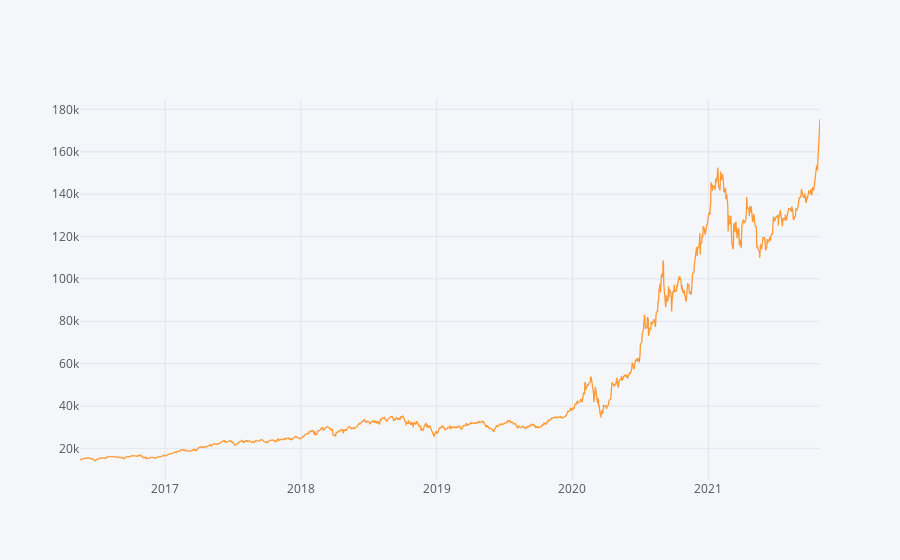

Source (notebook cell):
### Code cell
results['Open'].iplot()

### Figure 1 — Plotly figure (JSON) as saved in the notebook; plotly's stock layout.template omitted (floating-point values rounded to 4 significant figures; data arrays with more than 128 entries replaced by an {"elided": "..."} marker saying what was removed)
{"data": [{"line": {"color": "rgba(255, 153, 51, 1.0)", "dash": "solid", "shape": "linear", "width": 1.3}, "mode": "lines", "name": "Open", "text": "", "type": "scatter", "x": {"elided": "1374 str values"}, "y": {"elided": "1374 float values"}}], "layout": {"legend": {"bgcolor": "#F5F6F9", "font": {"color": "#4D5663"}}, "paper_bgcolor": "#F5F6F9", "plot_bgcolor": "#F5F6F9", "title": {"font": {"color": "#4D5663"}}, "xaxis": {"gridcolor": "#E1E5ED", "showgrid": true, "tickfont": {"color": "#4D5663"}, "title": {"font": {"color": "#4D5663"}, "text": ""}, "zerolinecolor": "#E1E5ED"}, "yaxis": {"gridcolor": "#E1E5ED", "showgrid": true, "tickfont": {"color": "#4D5663"}, "title": {"font": {"color": "#4D5663"}, "text": ""}, "zerolinecolor": "#E1E5ED"}}}
